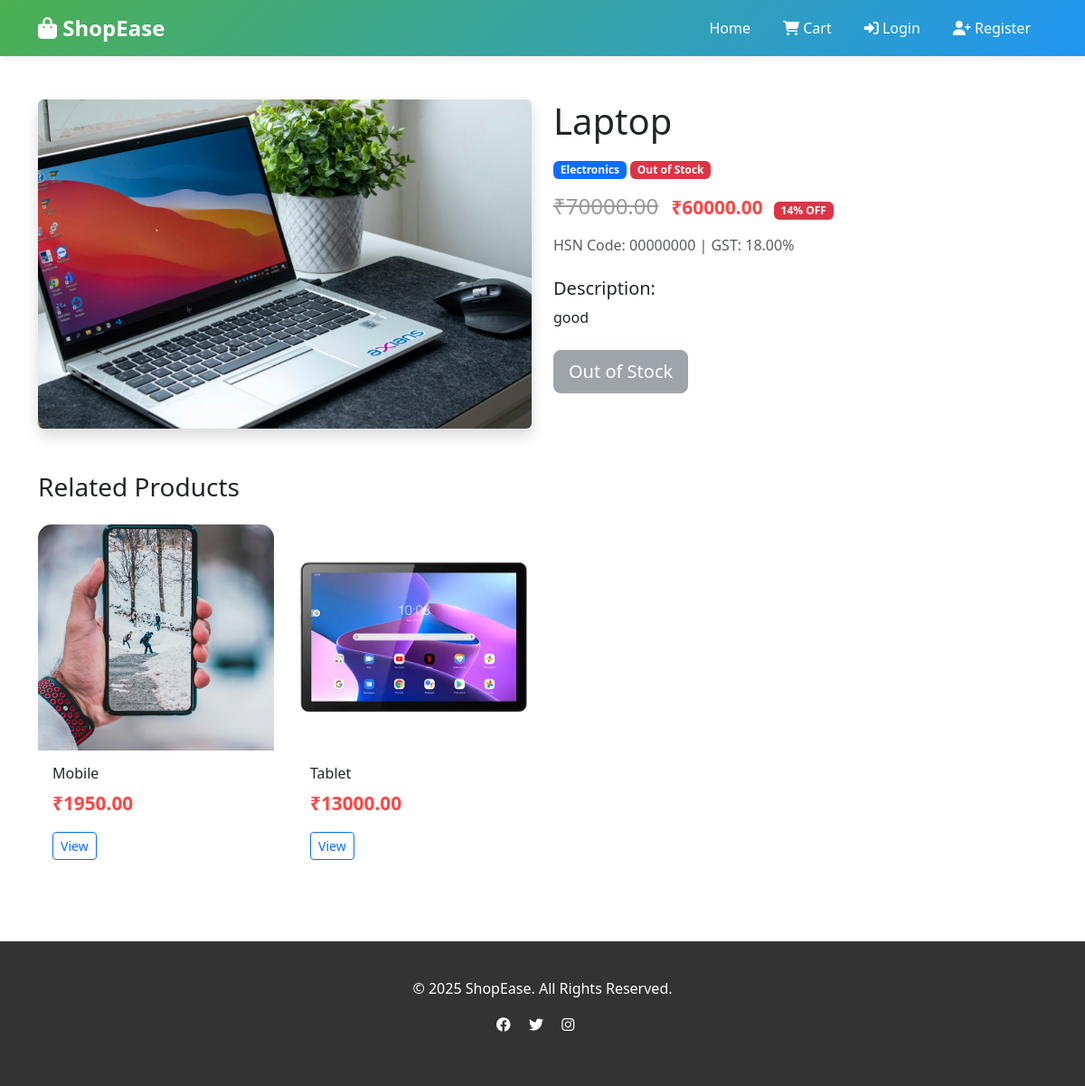
Screenshot of /product/laptop/ with the database file from the repository.
### store/models.py (models this page shows, shortened)
class Product(models.Model):
    category = models.ForeignKey(Category, on_delete=models.CASCADE, related_name='products')
    name = models.CharField(max_length=300)
    slug = models.SlugField(unique=True, blank=True)
    description = models.TextField()
    price = models.DecimalField(max_digits=10, decimal_places=2)
    discounted_price = models.DecimalField(max_digits=10, decimal_places=2, blank=True, null=True)
    image = models.ImageField(upload_to='products/')
    stock = models.IntegerField(default=0)
    hsn_code = models.CharField(max_length=20, default='00000000')
    gst_rate = models.DecimalField(max_digits=5, decimal_places=2, default=18.00)
    is_active = models.BooleanField(default=True)
    featured = models.BooleanField(default=False)
    created_at = models.DateTimeField(auto_now_add=True)
    updated_at = models.DateTimeField(auto_now=True)
    def get_selling_price(self):
        if self.discounted_price:
            return self.discounted_price
        return self.price
    def get_discount_percentage(self):
        if self.discounted_price:
            discount = ((self.price - self.discounted_price) / self.price) * 100
            return round(discount)
        return 0

class Category(models.Model):
    name = models.CharField(max_length=200)
    slug = models.SlugField(unique=True, blank=True)
    description = models.TextField(blank=True)
    image = models.ImageField(upload_to='categories/', blank=True, null=True)
    created_at = models.DateTimeField(auto_now_add=True)
    class Meta:
        verbose_name_plural = 'Categories'
        ordering = ['name']

### store/views.py (the view)
# urls.py: path('product/<slug:slug>/', views.product_detail, name='product_detail'),
def product_detail(request, slug):
    product = get_object_or_404(Product, slug=slug, is_active=True)
    related_products = Product.objects.filter(
        category=product.category,
        is_active=True
    ).exclude(id=product.id)[:4]
    context = {
        'product': product,
        'related_products': related_products,
    }
    return render(request, 'store/product_detail.html', context)

### store/templates/store/product_detail.html (shortened to what this page needs)
{% extends 'store/base.html' %}
{% block content %}
<div class="container my-5">
    <div class="row">
        <div class="col-md-6">
            <img src="{{ product.image.url }}" class="img-fluid rounded shadow" alt="{{ product.name }}">
        </div>
        <div class="col-md-6">
            <h1 class="mb-3">{{ product.name }}</h1>
            <div class="mb-3">
                <span class="badge bg-primary">{{ product.category.name }}</span>
                {% if product.stock > 0 %}
                <span class="badge bg-success">In Stock: {{ product.stock }}</span>
                {% else %}
                <span class="badge bg-danger">Out of Stock</span>
                {% endif %}
            </div>
            <div class="mb-3">
                {% if product.discounted_price %}
                <span class="price-original h4">₹{{ product.price }}</span>
                <span class="price-discounted h2">₹{{ product.discounted_price }}</span>
                <span class="badge bg-danger ms-2">{{ product.get_discount_percentage }}% OFF</span>
                {% else %}
                <span class="price-discounted h2">₹{{ product.price }}</span>
                {% endif %}
            </div>
            <div class="mb-4">
                <p class="text-muted">HSN Code: {{ product.hsn_code }} | GST: {{ product.gst_rate }}%</p>
            </div>
            <div class="mb-4">
                <h5>Description:</h5>
                <p>{{ product.description }}</p>
            </div>
            {% if product.stock > 0 %}
            <a href="{% url 'add_to_cart' product.id %}" class="btn btn-primary btn-lg">
                <i class="fas fa-cart-plus"></i> Add to Cart
            </a>
            {% else %}
            <button class="btn btn-secondary btn-lg" disabled>Out of Stock</button>
            {% endif %}
        </div>
    </div>
    {% if related_products %}
    <div class="mt-5">
        <h3 class="mb-4">Related Products</h3>
        <div class="row">
            {% for rproduct in related_products %}
            <div class="col-md-3 mb-4">
                <div class="card product-card">
                    <a href="{% url 'product_detail' rproduct.slug %}">
                        <img src="{{ rproduct.image.url }}" class="product-img card-img-top" alt="{{ rproduct.name }}">
                    </a>
                    <div class="card-body">
                        <h6 class="card-title">{{ rproduct.name|truncatewords:5 }}</h6>
                        <p class="card-text">
                            <span class="price-discounted">₹{{ rproduct.get_selling_price }}</span>
                        </p>
                        <a href="{% url 'product_detail' rproduct.slug %}" class="btn btn-outline-primary btn-sm">View</a>
                    </div>
                </div>
            </div>
            {% endfor %}
        </div>
    </div>
    {% endif %}
</div>
{% endblock %}

### store/templates/store/base.html (style rules this page uses)
:root { --primary-color: #4CAF50; --secondary-color: #2196F3; --dark-color: #333; }
body { font-family: 'Segoe UI', Tahoma, Geneva, Verdana, sans-serif; }
.product-card { transition: transform 0.3s, box-shadow 0.3s; border: none; border-radius: 15px; overflow: hidden; }
.product-img { height: 250px; object-fit: cover; width: 100%; }
.price-original { text-decoration: line-through; color: #999; margin-right: 10px; }
.price-discounted { color: #ff4444; font-weight: bold; font-size: 1.3rem; }

### rows the page displays
Product: image (picture), name "Laptop", category.name "Electronics", price "70000.00", discounted_price "60000.00", get_discount_percentage "14", hsn_code "00000000", gst_rate "18.00", description "good"
Product: image (picture), name "Mobile", get_selling_price "1950.00"
Product: image (picture), name "Tablet", get_selling_price "13000.00"
